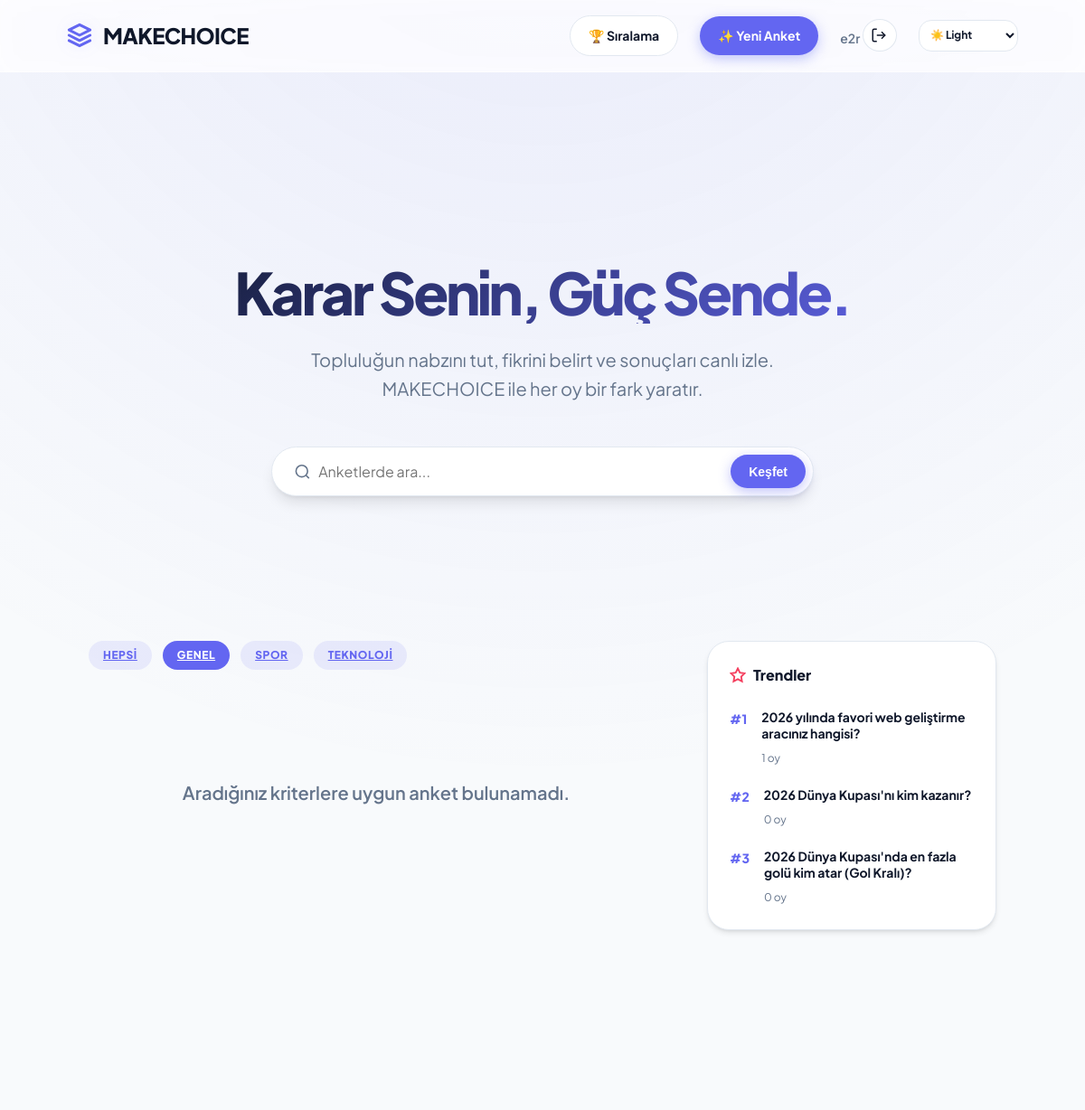
Screenshot of /polls/?category=1 (signed in) with the database file from the repository.
### polls/models.py (models this page shows, shortened)
class Category(models.Model):
    name = models.CharField(max_length=100)
    color = models.CharField(max_length=50, default="#3b82f6")

class Question(models.Model):
    author = models.ForeignKey(User, on_delete=models.CASCADE, related_name='questions', null=True, blank=True)
    category = models.ForeignKey(Category, on_delete=models.SET_NULL, null=True, blank=True)
    question_text = models.CharField(max_length=200)
    pub_date = models.DateTimeField("date published")
    end_date = models.DateTimeField("date ends", null=True, blank=True)

### polls/views.py (the view)
# urls.py: path("", views.IndexView.as_view(), name="index"),
class IndexView(generic.ListView):
    template_name = "polls/index.html"
    context_object_name = "latest_question_list"
    def get_queryset(self):
        query = self.request.GET.get('q')
        category_id = self.request.GET.get('category')
        qs = Question.objects.filter(pub_date__lte=timezone.now()).order_by("-pub_date")
        if query:
            qs = qs.filter(question_text__icontains=query)
        if category_id:
            qs = qs.filter(category_id=category_id)
        return qs
    def get_context_data(self, **kwargs):
        context = super().get_context_data(**kwargs)
        from django.db.models import Sum
        context['categories'] = Category.objects.all()
        context['selected_category'] = self.request.GET.get('category')
        context['search_query'] = self.request.GET.get('q', '')
        context['trending_polls'] = Question.objects.annotate(
            total_votes=Sum('choice__votes')
        ).order_by('-total_votes')[:3]
        return context

### polls/templates/polls/index.html (shortened to what this page needs)
{% extends "polls/base.html" %}
{% block content %}
<section class="hero-section animate-fade">
    <div class="container">
        <h1 class="hero-title">Karar Senin, Güç Sende.</h1>
        <p class="hero-subtitle">Topluluğun nabzını tut, fikrini belirt ve sonuçları canlı izle. MAKECHOICE ile her oy bir fark yaratır.</p>
        <form action="{% url 'polls:index' %}" method="get" class="search-container" style="max-width: 600px; margin: 0 auto; display: flex; gap: 0.5rem; background: var(--bg-surface); padding: 0.5rem; border-radius: var(--radius-full); border: 1px solid var(--border); box-shadow: var(--shadow-lg);">
            <div style="flex: 1; position: relative; display: flex; align-items: center; padding-left: 1rem;">
                <svg xmlns="http://www.w3.org/2000/svg" width="20" height="20" viewBox="0 0 24 24" fill="none" stroke="var(--text-muted)" stroke-width="2"><circle cx="11" cy="11" r="8"></circle><line x1="21" y1="21" x2="16.65" y2="16.65"></line></svg>
                <input type="text" name="q" placeholder="Anketlerde ara..." value="{{ search_query }}" style="border: none; background: transparent; padding: 0.5rem; width: 100%; box-shadow: none;">
            </div>
            <button type="submit" class="nav-item-btn primary" style="border: none;">Keşfet</button>
        </form>
    </div>
</section>
<div class="index-layout" style="display: grid; grid-template-columns: 1fr 320px; gap: 3rem; margin-top: 4rem;">
    <div class="main-content">
        <div class="categories-wrapper" style="margin-bottom: 2.5rem; overflow-x: auto; display: flex; gap: 0.75rem; padding-bottom: 1rem; scrollbar-width: none;">
            <a href="{% url 'polls:index' %}{% if search_query %}?q={{ search_query }}{% endif %}"
               class="category-badge {% if not selected_category %}active-cat{% endif %}"
               style="background: var(--primary-light); color: var(--primary);">
                Hepsi
            </a>
            {% for cat in categories %}
            <a href="{% url 'polls:index' %}?category={{ cat.id }}{% if search_query %}&q={{ search_query }}{% endif %}"
               class="category-badge {% if selected_category == cat.id|stringformat:'s' %}active-cat{% endif %}">
                {{ cat.name }}
            </a>
            {% endfor %}
        </div>
        {% if latest_question_list %}
            <div class="poll-grid" style="display: grid; grid-template-columns: 1fr; gap: 1.5rem;">
                {% for question in latest_question_list %}
                <div class="poll-item card animate-fade" style="padding: 1.75rem; position: relative; overflow: hidden; border-left: 4px solid var(--primary);">
                    <div style="display: flex; justify-content: space-between; align-items: flex-start; margin-bottom: 1rem;">
                        <div style="display: flex; gap: 0.5rem; flex-wrap: wrap;">
                            {% if question.category %}
                                <span class="category-badge" style="font-size: 0.7rem;">{{ question.category.name }}</span>
                            {% endif %}
                            {% if question.is_image_poll %}
                                <span class="category-badge" style="font-size: 0.7rem; background: var(--accent); color: white;">🖼️ Resimli</span>
                            {% endif %}
                        </div>
                        <span style="font-size: 0.75rem; font-weight: 700; color: var(--text-muted);">{{ question.pub_date|date:"d M" }}</span>
                    </div>
                    <h3 style="font-size: 1.25rem; font-weight: 700; margin-bottom: 1.5rem; line-height: 1.4;">
                        <a href="{% url 'polls:detail' question.id %}" style="color: var(--text-main); transition: var(--transition);">{{ question.question_text }}</a>
                    </h3>
                    <div style="display: flex; justify-content: space-between; align-items: center;">
                        <div class="poll-stats" style="display: flex; gap: 1rem; font-size: 0.8rem; font-weight: 700; color: var(--text-muted);">
                            <span style="display: flex; align-items: center; gap: 0.375rem;">
                                <svg xmlns="http://www.w3.org/2000/svg" width="14" height="14" viewBox="0 0 24 24" fill="none" stroke="currentColor" stroke-width="2.5"><path d="M12 20v-6M6 20V10M18 20V4"></path></svg>
                                {{ question.get_recent_voter_count }} Oy (24s)
                            </span>
                            <span style="display: flex; align-items: center; gap: 0.375rem;">
                                <svg xmlns="http://www.w3.org/2000/svg" width="14" height="14" viewBox="0 0 24 24" fill="none" stroke="currentColor" stroke-width="2.5"><path d="M21 15a2 2 0 0 1-2 2H7l-4 4V5a2 2 0 0 1 2-2h14a2 2 0 0 1 2 2z"></path></svg>
                                {{ question.comments.count }} Yorum
                            </span>
                        </div>
                        <a href="{% url 'polls:detail' question.id %}" class="nav-item-btn primary" style="padding: 0.5rem 1.25rem;">Katıl</a>
                    </div>
                </div>
                {% endfor %}
            </div>
        {% else %}
            <div class="empty-state" style="text-align: center; padding: 4rem 0;">
                <p style="font-size: 1.25rem; font-weight: 600; color: var(--text-muted);">Aradığınız kriterlere uygun anket bulunamadı.</p>
            </div>
        {% endif %}
    </div>
    <aside class="sidebar">
        <div class="card" style="padding: 1.5rem; position: sticky; top: 100px;">
            <h4 style="font-size: 1rem; font-weight: 800; margin-bottom: 1.5rem; display: flex; align-items: center; gap: 0.5rem;">
                <svg xmlns="http://www.w3.org/2000/svg" width="18" height="18" viewBox="0 0 24 24" fill="none" stroke="var(--accent)" stroke-width="2.5"><path d="M12 2l3.09 6.26L22 9.27l-5 4.87 1.18 6.88L12 17.77l-6.18 3.25L7 14.14 2 9.27l6.91-1.01L12 2z"></path></svg>
                Trendler
            </h4>
            <div class="trending-list" style="display: flex; flex-direction: column; gap: 1.25rem;">
                {% for poll in trending_polls %}
                <a href="{% url 'polls:detail' poll.id %}" style="display: block; text-decoration: none;">
                    <div style="display: flex; gap: 1rem; align-items: flex-start;">
                        <span style="font-size: 0.875rem; font-weight: 800; color: var(--primary);">#{{ forloop.counter }}</span>
                        <div>
                            <p style="font-size: 0.875rem; font-weight: 700; color: var(--text-main); margin-bottom: 0.25rem; line-height: 1.3;">{{ poll.question_text }}</p>
                            <span style="font-size: 0.75rem; color: var(--text-muted);">{{ poll.total_votes }} oy</span>
                        </div>
                    </div>
                </a>
                {% endfor %}
            </div>
        </div>
    </aside>
</div>
{% endblock %}

### polls/templates/polls/base.html (shortened to what this page needs)
{% load static %}
<!DOCTYPE html>
<html lang="tr" data-theme="light">
<head>
    <link rel="stylesheet" href="{% static 'polls/style.css' %}">
</head>
<body class="animate-fade">
<header class="app-header">
    <div class="header-container">
        <a href="{% url 'polls:index' %}" class="logo">
            <svg xmlns="http://www.w3.org/2000/svg" width="28" height="28" viewBox="0 0 24 24" fill="none" stroke="currentColor" stroke-width="2.5" stroke-linecap="round" stroke-linejoin="round"><path d="M12 2L2 7l10 5 10-5-10-5z"></path><path d="M2 17l10 5 10-5"></path><path d="M2 12l10 5 10-5"></path></svg>
            <span>MAKECHOICE</span>
        </a>
        <nav class="nav-links">
            <a href="{% url 'polls:leaderboard' %}" class="nav-item-btn secondary">🏆 Sıralama</a>
            {% if user.is_authenticated %}
                <a href="{% url 'polls:create' %}" class="nav-item-btn primary">✨ Yeni Anket</a>
                <div class="user-menu">
                    <span class="user-greeting" style="font-size: 0.875rem; font-weight: 600; color: var(--text-muted);">{{ user.username }}</span>
                    <form action="{% url 'logout' %}" method="post" style="display:inline;">
                        <button type="submit" class="nav-item-btn secondary" style="padding: 0.5rem; border-radius: 50%; min-width: 38px;">
                            <svg xmlns="http://www.w3.org/2000/svg" width="18" height="18" viewBox="0 0 24 24" fill="none" stroke="currentColor" stroke-width="2"><path d="M9 21H5a2 2 0 0 1-2-2V5a2 2 0 0 1 2-2h4"></path><polyline points="16 17 21 12 16 7"></polyline><line x1="21" y1="12" x2="9" y2="12"></line></svg>
                        </button>
                    </form>
                </div>
            {% else %}
                <a href="{% url 'login' %}" class="nav-item-btn secondary">Giriş</a>
                <a href="{% url 'polls:register' %}" class="nav-item-btn primary">Kayıt Ol</a>
            {% endif %}
            <div class="theme-switch-wrapper">
                <select id="themeSelector" class="theme-select" style="padding: 0.5rem; border-radius: var(--radius-md); background: var(--bg-surface); border: 1px solid var(--border); font-size: 0.75rem; font-weight: 700;">
                    <option value="light">☀️ Light</option>
                </select>
            </div>
        </nav>
    </div>
</header>
<main class="app-main">
    <div class="container">
        <section class="content-body" style="padding: 3rem 0;">
            {% block content %}
            {% endblock %}
        </section>
    </div>
</main>
<footer class="app-footer" style="padding: 4rem 0; text-align: center; border-top: 1px solid var(--border); margin-top: auto;">
    <div class="container">
        <p style="color: var(--text-muted); font-size: 0.875rem; font-weight: 600;">&copy; 2026 MAKECHOICE. <span style="color: var(--primary);">Made for winners.</span></p>
    </div>
</footer>
</body>
</html>

### polls/static/polls/style.css (style rules this page uses)
:root { --primary: #6366f1; --primary-hover: #4f46e5; --primary-light: rgba(99, 102, 241, 0.1); --secondary: #64748b; --accent: #f43f5e; --success: #10b981; --warning: #f59e0b; --error: #ef4444; --radius-sm: 8px; --radius-md: 14px; --radius-lg: 24px; --radius-full: 9999px; --container-max: 1100px; --header-height: 80px; --shadow-sm: 0 1px 2px 0 rgb(0 0 0 / 0.05); --shadow-md: 0 4px 6px -1px rgb(0 0 0 / 0.1), 0 2px 4px -2px rgb(0 0 0 / 0.1); --shadow-lg: 0 10px 15px -3px rgb(0 0 0 / 0.1), 0 4px 6px -4px rgb(0 0 0 / 0.1); --shadow-xl: 0 20px 25px -5px rgb(0 0 0 / 0.1), 0 8px 10px -6px rgb(0 0 0 / 0.1); --glass-blur: blur(12px); --transition: all 0.3s cubic-bezier(0.4, 0, 0.2, 1); }
:root[data-theme="light"] { --bg-app: #f8fafc; --bg-surface: #ffffff; --text-main: #0f172a; --text-muted: #64748b; --border: #e2e8f0; --glass-bg: rgba(255, 255, 255, 0.8); --glass-border: rgba(255, 255, 255, 0.5); --mesh-glow: radial-gradient(at 0% 0%, hsla(253,16%,7%,1) 0, transparent 50%), radial-gradient(at 50% 0%, hsla(225,39%,30%,1) 0, transparent 50%), radial-gradient(at 100% 0%, hsla(339,49%,30%,1) 0, transparent 50%); }
* { margin: 0; padding: 0; box-sizing: border-box; -webkit-font-smoothing: antialiased; }
body { font-family: 'Plus Jakarta Sans', sans-serif; background-color: var(--bg-app); color: var(--text-main); line-height: 1.6; overflow-x: hidden; transition: var(--transition); }
body::before { content: ''; position: fixed; top: 0; left: 0; width: 100%; height: 100%; background: radial-gradient(circle at 50% -20%, var(--primary-light), transparent 70%); pointer-events: none; z-index: -1; }
.header-container, .container, .app-main { max-width: var(--container-max); margin: 0 auto; padding: 0 1.5rem; }
.app-header { height: var(--header-height); background: var(--glass-bg); backdrop-filter: var(--glass-blur); -webkit-backdrop-filter: var(--glass-blur); border-bottom: 1px solid var(--glass-border); position: sticky; top: 0; z-index: 1000; display: flex; align-items: center; }
.header-container { display: flex; justify-content: space-between; align-items: center; width: 100%; }
.logo { display: flex; align-items: center; gap: 0.75rem; font-size: 1.5rem; font-weight: 800; letter-spacing: -0.025em; color: var(--text-main); text-decoration: none; }
.logo svg { color: var(--primary); filter: drop-shadow(0 0 8px var(--primary-light)); }
.nav-links { display: flex; align-items: center; gap: 1.5rem; }
.nav-item-btn { padding: 0.625rem 1.25rem; border-radius: var(--radius-full); font-size: 0.875rem; font-weight: 700; text-decoration: none; transition: var(--transition); display: inline-flex; align-items: center; gap: 0.5rem; }
.nav-item-btn.primary { background-color: var(--primary); color: white !important; box-shadow: 0 4px 14px 0 rgba(99, 102, 241, 0.39); }
.nav-item-btn.secondary { background-color: var(--bg-surface); color: var(--text-main) !important; border: 1px solid var(--border); }
.hero-section { padding: 10rem 0 6rem; text-align: center; position: relative; overflow: hidden; }
.hero-title { font-size: 4rem; font-weight: 800; line-height: 1.1; letter-spacing: -0.05em; margin-bottom: 1.5rem; background: linear-gradient(135deg, var(--text-main) 0%, var(--primary) 100%); -webkit-background-clip: text; background-clip: text; -webkit-text-fill-color: transparent; }
.hero-subtitle { font-size: 1.25rem; color: var(--text-muted); max-width: 600px; margin: 0 auto 3rem; }
.glass-container, .card, .poll-item { background: var(--bg-surface); border: 1px solid var(--border); border-radius: var(--radius-lg); padding: 2rem; box-shadow: var(--shadow-md); transition: var(--transition); }
input, select, textarea { width: 100%; padding: 0.875rem 1.25rem; background: var(--bg-surface); border: 2px solid var(--border); border-radius: var(--radius-md); color: var(--text-main); font-family: inherit; font-size: 1rem; transition: var(--transition); outline: none; }
.category-badge { padding: 0.375rem 1rem; font-size: 0.75rem; font-weight: 800; text-transform: uppercase; letter-spacing: 0.05em; border-radius: var(--radius-full); background: var(--primary-light); color: var(--primary); display: inline-flex; align-items: center; gap: 0.375rem; }
.animate-fade { animation: fadeIn 0.6s ease-out forwards; }

### polls/templates/polls/index.html (style rules this page uses)
.active-cat { background: var(--primary) !important; color: white !important; }

### rows the page displays
Category: name "GENEL"
Category: name "SPOR"
Category: name "TEKNOLOJI"
Question: question_text "2026 yılında favori web geliştirme aracınız hangisi?", total_votes "1"
Question: question_text "2026 Dünya Kupası'nı kim kazanır?", total_votes "0"
Question: question_text "2026 Dünya Kupası'nda en fazla golü kim atar (Gol Kralı)?", total_votes "0"

### other values shown
{{ user.username }} "e2r"
